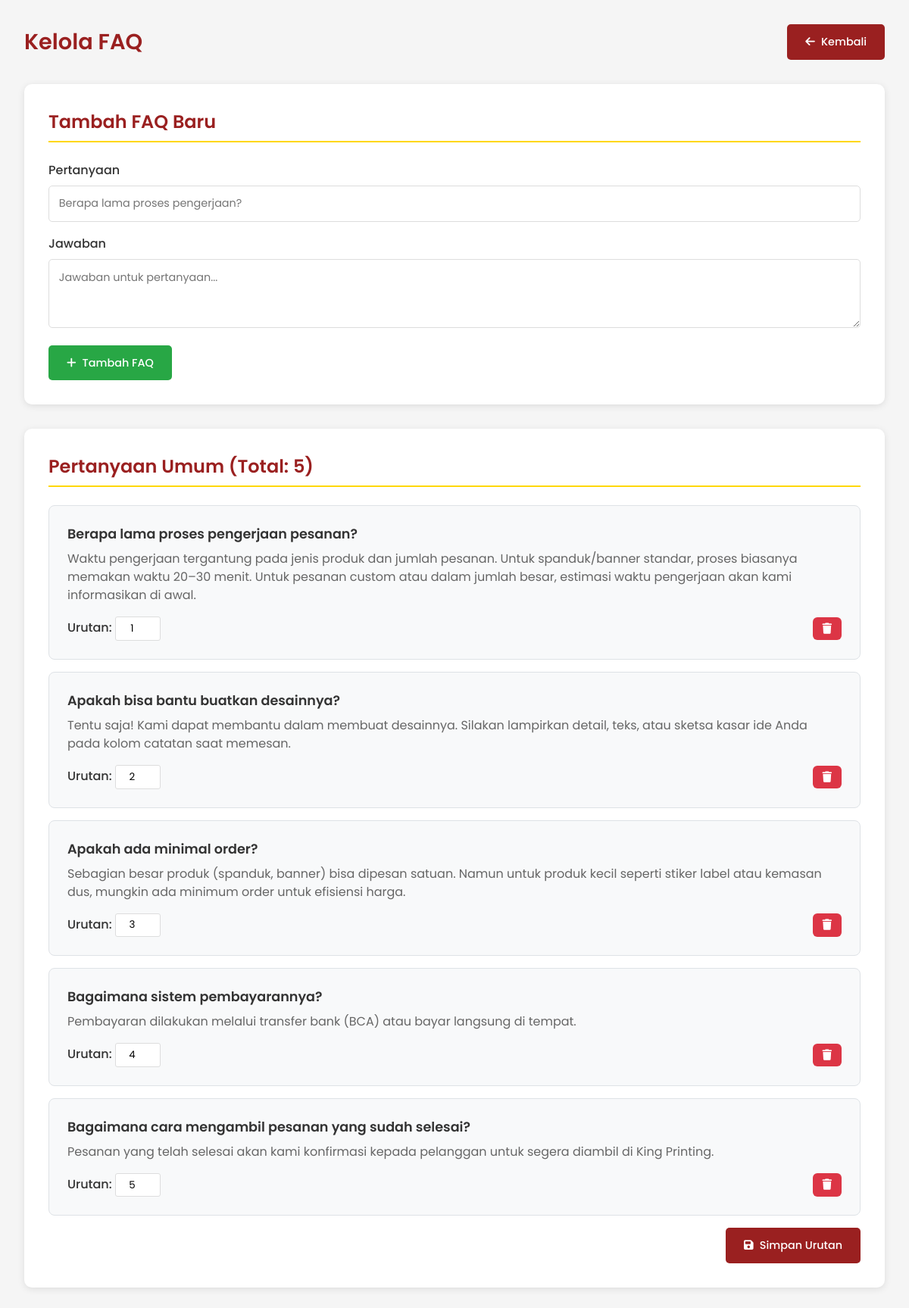
Page /kelola-faq.php (signed in) on the earlier database version.
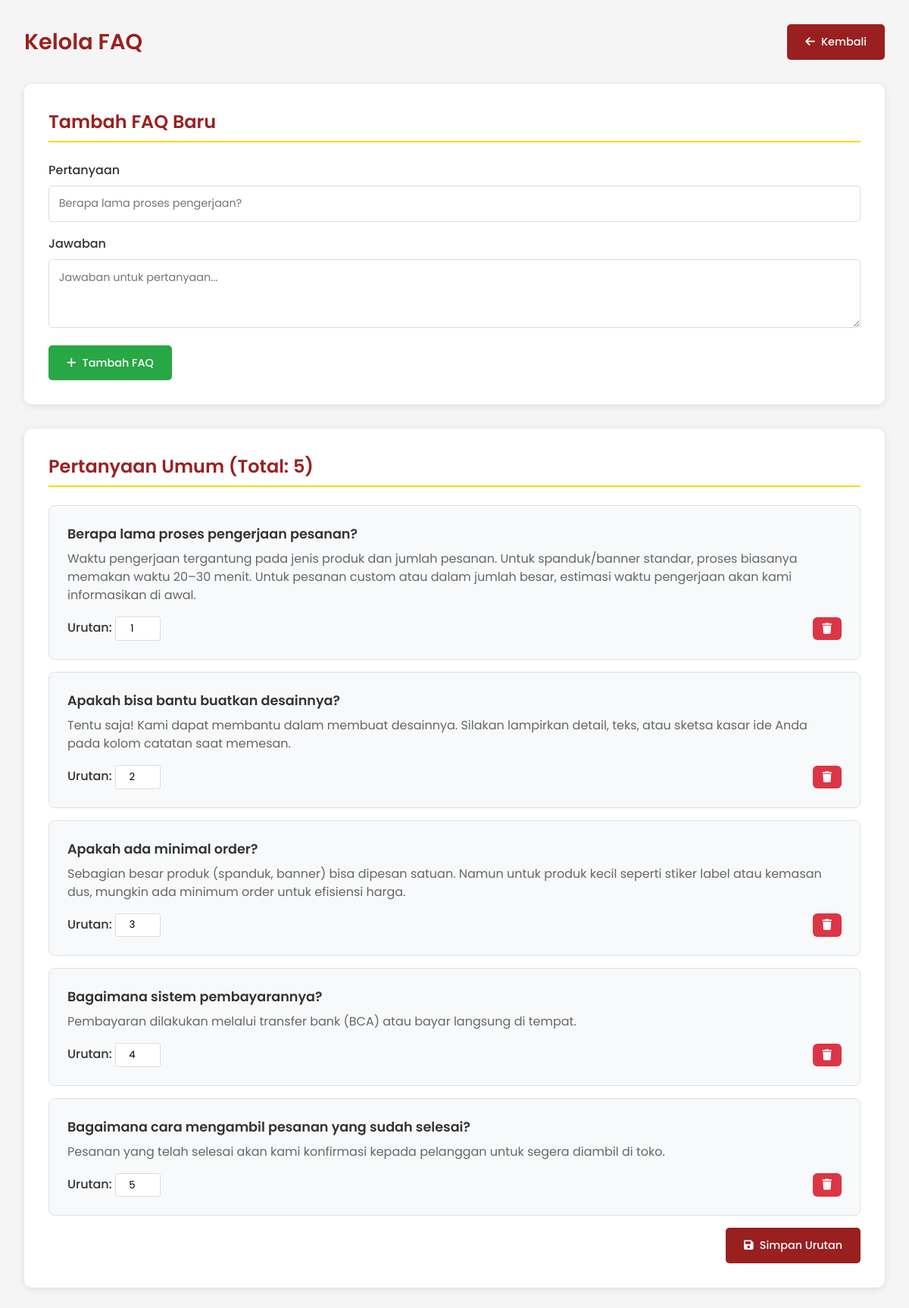
Same page on the later database version.
### tables this page shows
CREATE TABLE website_items (
    id INT PRIMARY KEY AUTO_INCREMENT,
    section_name VARCHAR(100),
    item_type ENUM('service', 'step', 'feature', 'faq'),
    title VARCHAR(255),
    description TEXT,
    icon VARCHAR(100),
    image_path VARCHAR(255),
    button_text VARCHAR(100),
    link_url VARCHAR(255),
    sort_order INT DEFAULT 0,
    is_active BOOLEAN DEFAULT true,
    created_at TIMESTAMP DEFAULT CURRENT_TIMESTAMP,
    updated_at TIMESTAMP DEFAULT CURRENT_TIMESTAMP ON UPDATE CURRENT_TIMESTAMP
);

### kelola-faq.php (the view, shortened to what this page needs)
<?php
require_once 'config.php';
$limit = 5;
$sql_count = "SELECT COUNT(*) as total FROM website_items WHERE section_name = 'faq' AND item_type = 'faq'";
$result_count = $conn->query($sql_count);
$total_items = $result_count->fetch_assoc()['total'];
$page = isset($_GET['page']) ? (int)$_GET['page'] : 1;
$offset = ($page - 1) * $limit;
$faqs = [];
$sql = "SELECT * FROM website_items WHERE section_name = 'faq' AND item_type = 'faq' ORDER BY sort_order LIMIT $limit OFFSET $offset";
$result = $conn->query($sql);
if ($result) {
    while($row = $result->fetch_assoc()) {
        $faqs[] = $row;
    }
}
?>
<!DOCTYPE html>
<html lang="id">
<head>
    <link rel="stylesheet" href="https://cdnjs.cloudflare.com/ajax/libs/font-awesome/6.4.0/css/all.min.css">
</head>
<body>
    <div class="admin-container">
        <header class="main-header">
            <h1>Kelola FAQ</h1>
            <a href="kelola-tampilan.php" class="btn btn-primary">
                <i class="fas fa-arrow-left"></i> Kembali
            </a>
        </header>
        <div class="form-section">
            <h2 class="section-title">Tambah FAQ Baru</h2>
            <form method="POST" class="scroll-preserve">
                <div class="form-group">
                    <label>Pertanyaan</label>
                    <input type="text" name="title" class="form-control" placeholder="Berapa lama proses pengerjaan?" required>
                </div>
                <div class="form-group">
                    <label>Jawaban</label>
                    <textarea name="description" class="form-control" rows="3" placeholder="Jawaban untuk pertanyaan..." required></textarea>
                </div>
                <button type="submit" name="add_faq" class="btn btn-success">
                    <i class="fas fa-plus"></i> Tambah FAQ
                </button>
            </form>
        </div>
        <div class="form-section">
            <h2 class="section-title">Pertanyaan Umum (Total: <?php echo $total_items; ?>)</h2>
            <?php if (empty($faqs)): ?>
                <p style="text-align: center; color: #666; padding: 2rem;">Belum ada FAQ.</p>
            <?php else: ?>
                <form method="POST" id="orderForm" class="scroll-preserve">
                    <div class="faq-list">
                        <?php foreach ($faqs as $faq): ?>
                        <div class="faq-card">
                            <div class="faq-question"><?php echo htmlspecialchars($faq['title']); ?></div>
                            <div class="faq-answer"><?php echo htmlspecialchars($faq['description']); ?></div>
                            <div class="faq-actions">
                                <span>Urutan:
                                    <input type="number" name="faq_order[<?php echo $faq['id']; ?>]"
                                        value="<?php echo $faq['sort_order']; ?>" min="1" style="width: 60px;">
                                </span>
                                <div style="margin-left: auto;">
                                    <button type="button"
                                            class="btn btn-danger btn-sm-icon delete-trigger"
                                            data-id="<?php echo $faq['id']; ?>"
                                            title="Hapus FAQ">
                                        <i class="fas fa-trash"></i>
                                    </button>
                                </div>
                            </div>
                        </div>
                        <?php endforeach; ?>
                    </div>
                    <div style="margin-top: 1rem; text-align: right;">
                        <button type="submit" name="update_order" id="btnUpdateOrder" class="btn btn-primary">
                            <i class="fas fa-save"></i> Simpan Urutan
                        </button>
                    </div>
                </form>
            <?php endif; ?>
        </div>
    </div>
</body>
</html>

Differences in the rows shown:
changed website_items "Bagaimana cara mengambil pesanan yang sudah selesai?": description "Pesanan yang telah selesai akan kami konfirmasi kepada pelanggan untuk segera diambil di King Printing." → "Pesanan yang telah selesai akan kami konfirmasi kepada pelanggan untuk segera diambil di toko."
